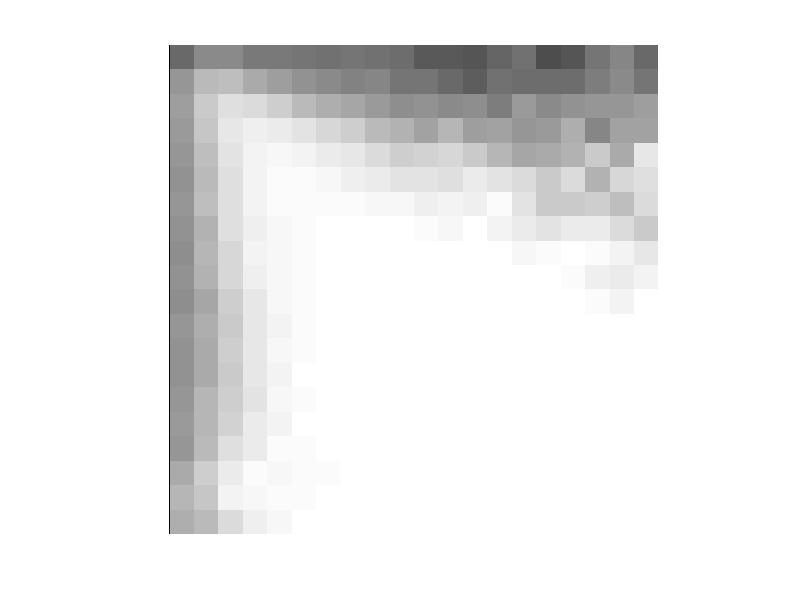

MATLAB code for this plot: (Note: this script raises an error after producing the figure.)
load res.mat
totalSize = length(res(:, 1));
slide = [];
click = [];
SLIDE = 1;
DRAG = 2;
CLICK = 3;
FORCE_CLICK = 4;
UNKNOWN = 5;

slide = res(find((res(:, 3) == SLIDE | res(:, 3) == DRAG) == 1), 1:2);
click = res(find((res(:, 3) == CLICK | res(:, 3) == FORCE_CLICK) == 1), 1:2);

ratio = length(slide) / length(click);


max_X = 10000;%for pos
max_Y = 10000;%for neg
step = 500;
size_X = ceil(max_X / step);
size_Y = ceil(max_Y / step);
Click_M = zeros(size_X, size_Y);
Slide_M = zeros(size_X, size_Y);
for i = 1: length(click)
    x = click(i, 1);
    y = click(i, 2);
    if(x <= 0 || y >= 0)
        continue;
    end
    x = ceil(abs(x / step));
    y = ceil(abs(y / step));
    if(x <= size_X && y <= size_Y)
        Click_M(x, y) = Click_M(x, y) + 1; 
    end
end
Click_M = Click_M * ratio;

for i = 1: length(slide)
    
    x = slide(i, 1);
    y = slide(i, 2);
    if(x <= 0 || y >= 0)
        continue;
    end
    x = ceil(abs(x / step));
    y = ceil(abs(y / step));
    if(x <= size_X && y <= size_Y)
        Slide_M(x, y) = Slide_M(x, y) + 1; 
    end
end
Poss_train = (Slide_M + 0.01) ./ (Click_M + Slide_M + 0.02);
for i= 1: 1
    Poss_DOWN = [Poss_train(1,:); Poss_train(1:end-1, :)];
    Poss_UP = [Poss_train(2:end, :); Poss_train(end,:)];
    Poss_LEFT = [Poss_train(:, 2:end), Poss_train(:, end)];
    Poss_RIGHT = [Poss_train(:, 1), Poss_train(:, 1: end - 1)];
    Poss_SMOOTH = (Poss_train + Poss_DOWN + Poss_UP + Poss_LEFT + Poss_RIGHT) / 5;
    Poss_train = Poss_SMOOTH;
end

img = imshow(Poss_SMOOTH','InitialMagnification','fit');
save('./ClassifierPara/Poss_SMOOTH.mat', 'Poss_SMOOTH');
save('./ClassifierPara/step.mat', 'step');
save('./ClassifierPara/max_X.mat', 'max_X');
save('./ClassifierPara/max_y.mat', 'max_Y');